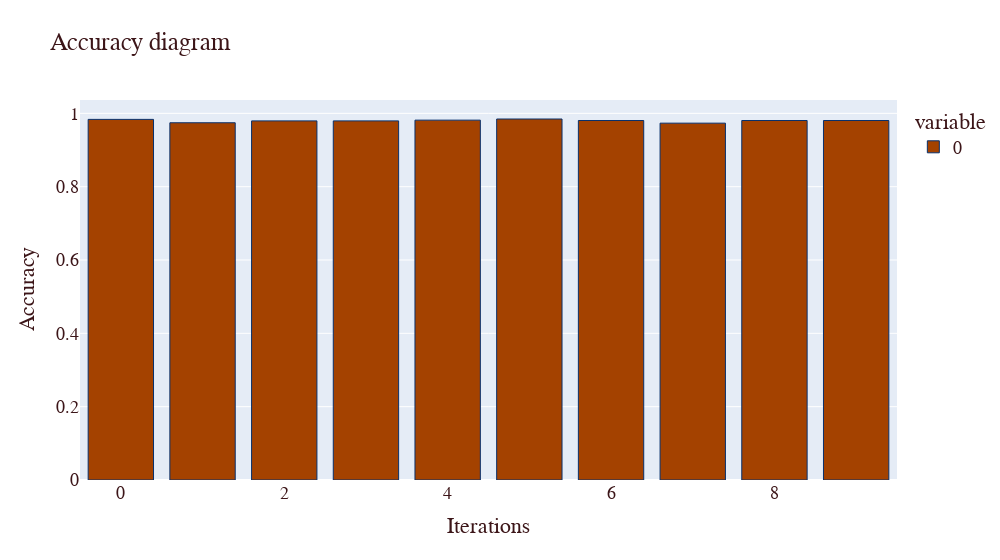
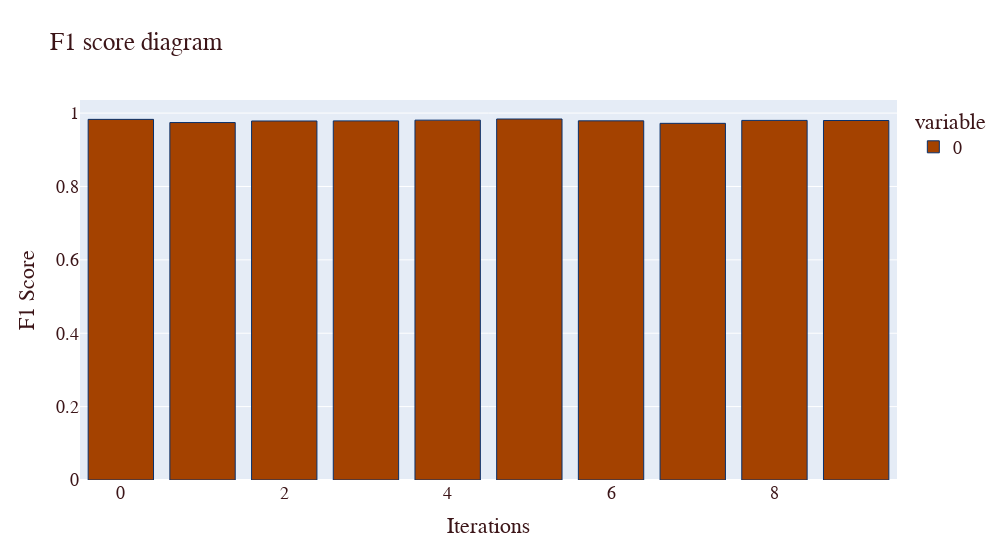

Notebook source saved alongside these figures, in order:
### Markdown cell above
## <span style="color:#69140e">kNN</span>

### Code cell
model = KNeighborsClassifier()
acc_score = []
f1_scores = []
k = 10
kf = KFold(n_splits=k, random_state=None)

for train_index , test_index in kf.split(Xtrain):
    X_train , X_test = X.iloc[train_index],X.iloc[test_index]
    y_train , y_test = y[train_index] , y[test_index]
     
    model.fit(X_train, y_train)
    pred_values = model.predict(X_test)
    
    accuracy = model.score(X_test, y_test)
    acc_score.append(accuracy)

    f1Score = f1_score(y_test, model.predict(X_test), average='macro')
    f1_scores.append(f1Score)
     
avg_acc_score = sum(acc_score)/k
avg_f1_score = sum(f1_scores)/k

metrics.loc[len(metrics)] = ['kNN', avg_acc_score, avg_f1_score]

figAccScores = px.bar(acc_score, title='Accuracy',width=1000)
figAccScores.update_layout(
    title="Accuracy diagram",
    xaxis_title="Iterations",
    yaxis_title="Accuracy",
    font=dict(
    family="Verdana, monospace",
    size=18,
    color="#3c1518")   
)
figAccScores.update_traces(marker_color='#a44200', marker_line_color='rgb(8,48,107)',
                  marker_line_width=1.0)
figF1Scores = px.bar(f1_scores, title='F1 Scores',width=1000)
figF1Scores.update_layout(
    title="F1 score diagram",
    xaxis_title="Iterations",
    yaxis_title="F1 Score",
    font=dict(
    family="Verdana, monospace",
    size=18,
    color="#3c1518")   
)
figF1Scores.update_traces(marker_color='#a44200', marker_line_color='rgb(8,48,107)',
                  marker_line_width=1.0)
figAccScores.show()
figF1Scores.show()

### Figure 1 — Plotly figure (JSON) as saved in the notebook; plotly's stock layout.template omitted (floating-point values rounded to 4 significant figures)
{"data": [{"alignmentgroup": "True", "hovertemplate": "variable=0<br>index=%{x}<br>value=%{y}<extra></extra>", "legendgroup": "0", "marker": {"color": "#a44200", "line": {"color": "rgb(8,48,107)", "width": 1}, "pattern": {"shape": ""}}, "name": "0", "offsetgroup": "0", "orientation": "v", "showlegend": true, "textposition": "auto", "type": "bar", "x": [0, 1, 2, 3, 4, 5, 6, 7, 8, 9], "xaxis": "x", "y": [0.9836, 0.9743, 0.9795, 0.9795, 0.9815, 0.9846, 0.9805, 0.9733, 0.9805, 0.9805], "yaxis": "y"}], "layout": {"barmode": "relative", "font": {"color": "#3c1518", "family": "Verdana, monospace", "size": 18}, "legend": {"title": {"text": "variable"}, "tracegroupgap": 0}, "title": {"text": "Accuracy diagram"}, "width": 1000, "xaxis": {"anchor": "y", "domain": [0, 1], "title": {"text": "Iterations"}}, "yaxis": {"anchor": "x", "domain": [0, 1], "title": {"text": "Accuracy"}}}}

### Figure 2 — Plotly figure (JSON) as saved in the notebook; plotly's stock layout.template omitted (floating-point values rounded to 4 significant figures)
{"data": [{"alignmentgroup": "True", "hovertemplate": "variable=0<br>index=%{x}<br>value=%{y}<extra></extra>", "legendgroup": "0", "marker": {"color": "#a44200", "line": {"color": "rgb(8,48,107)", "width": 1}, "pattern": {"shape": ""}}, "name": "0", "offsetgroup": "0", "orientation": "v", "showlegend": true, "textposition": "auto", "type": "bar", "x": [0, 1, 2, 3, 4, 5, 6, 7, 8, 9], "xaxis": "x", "y": [0.9829, 0.9742, 0.9785, 0.9787, 0.9808, 0.9839, 0.9789, 0.9721, 0.9801, 0.9798], "yaxis": "y"}], "layout": {"barmode": "relative", "font": {"color": "#3c1518", "family": "Verdana, monospace", "size": 18}, "legend": {"title": {"text": "variable"}, "tracegroupgap": 0}, "title": {"text": "F1 score diagram"}, "width": 1000, "xaxis": {"anchor": "y", "domain": [0, 1], "title": {"text": "Iterations"}}, "yaxis": {"anchor": "x", "domain": [0, 1], "title": {"text": "F1 Score"}}}}
